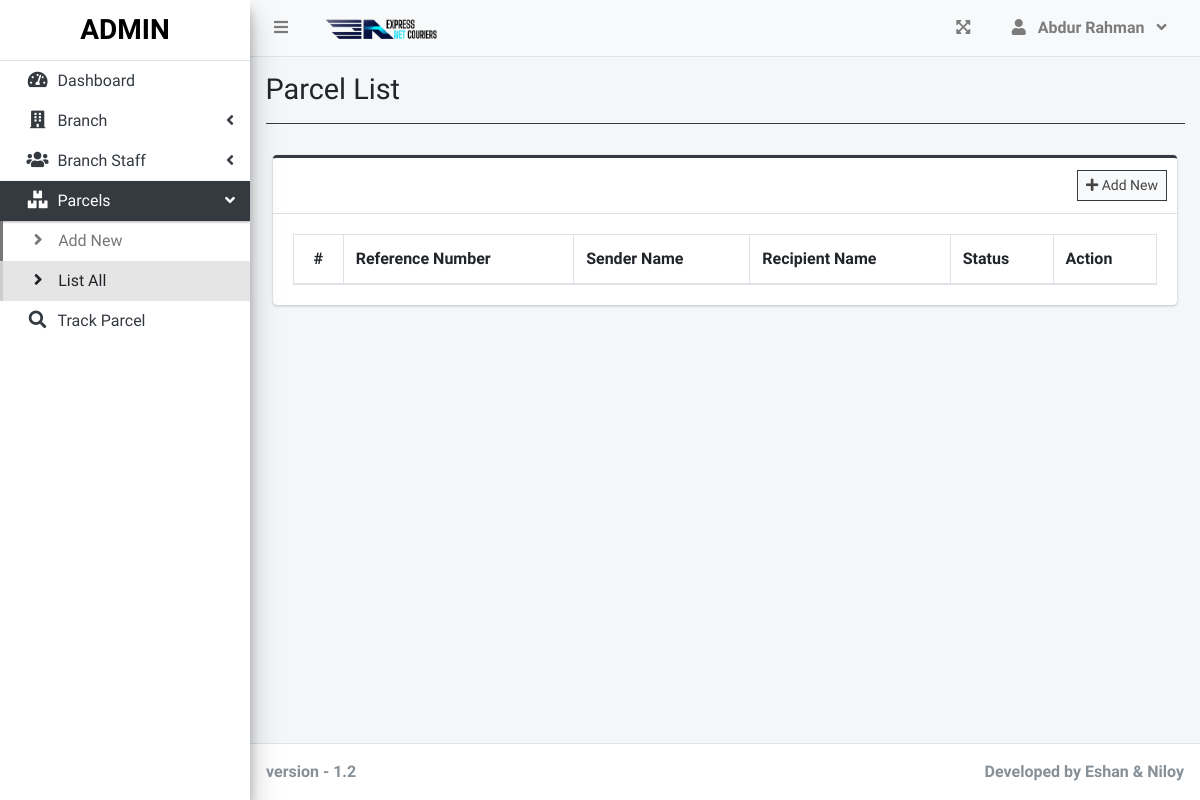
The page /index.php?page=parcel_list (signed in) on the database as committed earlier.
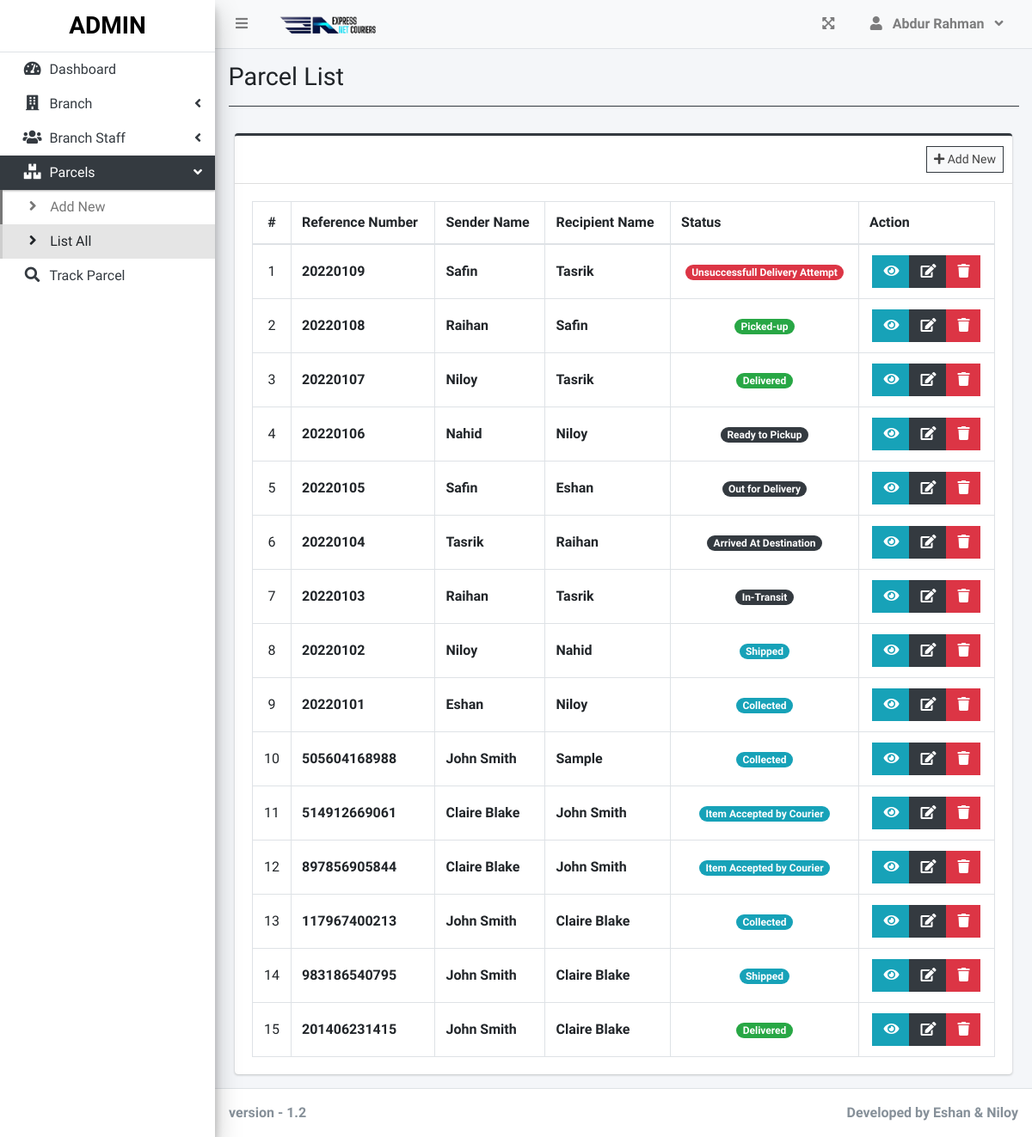
The same page on the database as committed later.
### tables this page shows
CREATE TABLE `parcels` (
  `id` int(30) NOT NULL,
  `reference_number` varchar(100) NOT NULL,
  `sender_name` text NOT NULL,
  `sender_address` text NOT NULL,
  `sender_contact` text NOT NULL,
  `recipient_name` text NOT NULL,
  `recipient_address` text NOT NULL,
  `recipient_contact` text NOT NULL,
  `type` int(1) NOT NULL COMMENT '1 = Deliver, 2=Pickup',
  `from_branch_id` varchar(30) NOT NULL,
  `to_branch_id` varchar(30) NOT NULL,
  `weight` varchar(100) NOT NULL,
  `height` varchar(100) NOT NULL,
  `width` varchar(100) NOT NULL,
  `length` varchar(100) NOT NULL,
  `price` float NOT NULL,
  `status` int(2) NOT NULL DEFAULT 0,
  `date_created` datetime NOT NULL DEFAULT current_timestamp()
);

### parcel_list.php (the view, shortened to what this page needs)
<?php include'db_connect.php' ?>
<div class="col-lg-12">
	<div class="card card-outline card-dark">
		<div class="card-header">
			<div class="card-tools">
				<a class="btn btn-block btn-sm btn-default btn-flat border-dark " href="./index.php?page=new_parcel"><i class="fa fa-plus"></i> Add New</a>
			</div>
		</div>
		<div class="card-body">
			<table class="table tabe-hover table-bordered" id="list">
				<thead>
					<tr>
						<th class="text-center">#</th>
						<th>Reference Number</th>
						<th>Sender Name</th>
						<th>Recipient Name</th>
						<th>Status</th>
						<th>Action</th>
					</tr>
				</thead>
				<tbody>
					<?php
					$i = 1;
					$where = "";
					$qry = $conn->query("SELECT * from parcels $where order by  unix_timestamp(date_created) desc ");
					while($row= $qry->fetch_assoc()):
					?>
					<tr>
						<td class="text-center"><?php echo $i++ ?></td>
						<td><b><?php echo ($row['reference_number']) ?></b></td>
						<td><b><?php echo ucwords($row['sender_name']) ?></b></td>
						<td><b><?php echo ucwords($row['recipient_name']) ?></b></td>
						<td class="text-center">
							<?php
							switch ($row['status']) {
								case '1':
									echo "<span class='badge badge-pill badge-info'> Collected</span>";
									break;
								case '2':
									echo "<span class='badge badge-pill badge-info'> Shipped</span>";
									break;
								case '3':
									echo "<span class='badge badge-pill badge-dark'> In-Transit</span>";
									break;
								case '4':
									echo "<span class='badge badge-pill badge-dark'> Arrived At Destination</span>";
									break;
								case '5':
									echo "<span class='badge badge-pill badge-dark'> Out for Delivery</span>";
									break;
								case '6':
									echo "<span class='badge badge-pill badge-dark'> Ready to Pickup</span>";
									break;
								case '7':
									echo "<span class='badge badge-pill badge-success'>Delivered</span>";
									break;
								case '8':
									echo "<span class='badge badge-pill badge-success'> Picked-up</span>";
									break;
								case '9':
									echo "<span class='badge badge-pill badge-danger'> Unsuccessfull Delivery Attempt</span>";
									break;
								default:
									echo "<span class='badge badge-pill badge-info'> Item Accepted by Courier</span>";
									break;
							}
							?>
						</td>
						<td class="text-center">
		                    <div class="btn-group">
		                    	<button type="button" class="btn btn-info btn-flat view_parcel" data-id="<?php echo $row['id'] ?>">
		                          <i class="fas fa-eye"></i>
		                        </button>
		                        <a href="index.php?page=edit_parcel&id=<?php echo $row['id'] ?>" class="btn btn-dark btn-flat ">
		                          <i class="fas fa-edit"></i>
		                        </a>
		                        <button type="button" class="btn btn-danger btn-flat delete_parcel" data-id="<?php echo $row['id'] ?>">
		                          <i class="fas fa-trash"></i>
		                        </button>
	                      </div>
						</td>
					</tr>
				<?php endwhile; ?>
				</tbody>
			</table>
		</div>
	</div>
</div>

### index.php (shortened to what this page needs)
<!DOCTYPE html>
<html lang="en">
<?php
	include 'header.php'
?>
<body class="hold-transition sidebar-mini layout-fixed layout-navbar-fixed layout-footer-fixed">
<div class="wrapper">
  <?php include 'topbar.php' ?>
  <?php include 'sidebar.php' ?>
  <div class="content-wrapper">
    <div class="content-header">
      <div class="container-fluid">
        <div class="row mb-2">
          <div class="col-sm-6">
            <h1 class="m-0"><?php echo $title ?></h1>
          </div>
        </div>
            <hr class="border-dark">
      </div>
    </div>
    <section class="content">
      <div class="container-fluid">
         <?php
            $page = isset($_GET['page']) ? $_GET['page'] : 'home';
            if(!file_exists($page.".php")){
                include '404.html';
            }else{
            include $page.'.php';
            }
          ?>
      </div>
    </section>
  </div>
  <footer class="main-footer">
    <strong>version - 1.2</strong>
    <div class="float-right d-none d-sm-inline-block">
      <b><?php echo $_SESSION['system']['name'] ?></b>
    </div>
  </footer>
</div>
</body>
</html>

### header.php (shortened to what this page needs)
<head>
  <?php
  $title = isset($_GET['page']) ? ucwords(str_replace("_", ' ', $_GET['page'])) : "Home";
  $title = str_replace("Persons Companies","Persons/Companies",$title);
  ?>
  <link rel="stylesheet" href="assets/plugins/fontawesome-free/css/all.min.css">
  <link rel="stylesheet" href="assets/plugins/overlayScrollbars/css/OverlayScrollbars.min.css">
  <link rel="stylesheet" href="assets/plugins/datatables-bs4/css/dataTables.bootstrap4.min.css">
  <link rel="stylesheet" href="assets/plugins/datatables-responsive/css/responsive.bootstrap4.min.css">
  <link rel="stylesheet" href="assets/plugins/datatables-buttons/css/buttons.bootstrap4.min.css">
  <link rel="stylesheet" href="assets/plugins/select2/css/select2.min.css">
  <link rel="stylesheet" href="assets/plugins/select2-bootstrap4-theme/select2-bootstrap4.min.css">
  <link rel="stylesheet" href="assets/plugins/sweetalert2-theme-bootstrap-4/bootstrap-4.min.css">
  <link rel="stylesheet" href="assets/plugins/toastr/toastr.min.css">
  <link rel="stylesheet" href="assets/plugins/dropzone/min/dropzone.min.css">
  <link rel="stylesheet" href="assets/dist/css/jquery.datetimepicker.min.css">
  <link rel="stylesheet" href="assets/plugins/icheck-bootstrap/icheck-bootstrap.min.css">
  <link rel="stylesheet" href="assets/plugins/bootstrap4-toggle/css/bootstrap4-toggle.min.css">
  <link rel="stylesheet" href="assets/dist/css/adminlte.min.css">
  <link rel="stylesheet" href="assets/dist/css/styles.css">
  <link rel="stylesheet" href="assets/plugins/summernote/summernote-bs4.min.css">
</head>

### topbar.php (shortened to what this page needs)
<nav class="main-header navbar navbar-expand navbar-light navbar-light">
  <ul class="navbar-nav">
    <?php if(isset($_SESSION['login_id'])): ?>
    <li class="nav-item">
      <a class="nav-link" data-widget="pushmenu" href="" role="button"><i class="fas fa-bars"></i></a>
    </li>
  <?php endif; ?>
    <li>
      <a class="nav-link text-white px-3 py-0"  href="./" role="button"> <img style="height: 100%;" src="assets/uploads/logo.png" alt=""></a>
    </li>
  </ul>
  <ul class="navbar-nav ml-auto">
    <li class="nav-item">
      <a class="nav-link" data-widget="fullscreen" href="#" role="button">
        <i class="fas fa-expand-arrows-alt"></i>
      </a>
    </li>
   <li class="nav-item dropdown">
          <a class="nav-link"  data-toggle="dropdown" aria-expanded="true" href="javascript:void(0)">
            <span>
              <div class="d-felx badge-pill">
                <span class="fa fa-user mr-2"></span>
                <span><b><?php echo ucwords($_SESSION['login_firstname']) ?></b></span>
                <span class="fa fa-angle-down ml-2"></span>
              </div>
            </span>
          </a>
    </li>
  </ul>
</nav>

### sidebar.php (shortened to what this page needs)
<aside class="main-sidebar sidebar-light-dark elevation-4">
  <div class="dropdown">
 	<a href="./" class="brand-link">
      <?php if($_SESSION['login_type'] == 1): ?>
      <h3 class="text-center p-0 m-0"><b>ADMIN</b></h3>
      <?php else: ?>
      <h3 class="text-center p-0 m-0"><b>STAFF</b></h3>
      <?php endif; ?>
  </a>
  </div>
  <div class="sidebar pb-4 mb-4">
    <nav class="mt-2">
      <ul class="nav nav-pills nav-sidebar flex-column nav-flat" data-widget="treeview" role="menu" data-accordion="false">
        <li class="nav-item dropdown">
          <a href="./" class="nav-link nav-home">
            <i class="nav-icon fas fa-tachometer-alt"></i>
            <p>
              Dashboard
            </p>
          </a>
        </li>
        <?php if($_SESSION['login_type'] == 1): ?>
        <li class="nav-item">
          <a href="#" class="nav-link nav-edit_branch">
            <i class="nav-icon fas fa-building"></i>
            <p>
              Branch
              <i class="right fas fa-angle-left"></i>
            </p>
          </a>
        </li>
        <li class="nav-item">
          <a href="#" class="nav-link nav-edit_staff">
            <i class="nav-icon fas fa-users"></i>
            <p>
              Branch Staff
              <i class="right fas fa-angle-left"></i>
            </p>
          </a>
        </li>
      <?php endif; ?>
        <li class="nav-item">
          <a href="#" class="nav-link nav-edit_parcel">
            <i class="nav-icon fas fa-boxes"></i>
            <p>
              Parcels
              <i class="right fas fa-angle-left"></i>
            </p>
          </a>
          <ul class="nav nav-treeview">
            <li class="nav-item">
              <a href="./index.php?page=new_parcel" class="nav-link nav-new_parcel tree-item">
                <i class="fas fa-angle-right nav-icon"></i>
                <p>Add New</p>
              </a>
            </li>
            <li class="nav-item">
              <a href="./index.php?page=parcel_list" class="nav-link nav-parcel_list nav-sall tree-item">
                <i class="fas fa-angle-right nav-icon"></i>
                <p>List All</p>
              </a>
            </li>
          </ul>
        </li>
         <li class="nav-item dropdown">
          <a href="./index.php?page=track" class="nav-link nav-track">
            <i class="nav-icon fas fa-search"></i>
            <p>
              Track Parcel
            </p>
          </a>
        </li>
      </ul>
    </nav>
  </div>
</aside>

### parcel_list.php (style rules this page uses)
table td { vertical-align: middle !important; }

Rows that differ between the two databases and show on the page:
added parcels: reference_number "20220109", sender_name "Safin", recipient_name "Tasrik", status "Unsuccessfull Delivery Attempt"
added parcels: reference_number "20220108", sender_name "Raihan", recipient_name "Safin", status "Picked-up"
added parcels: reference_number "20220107", sender_name "Niloy", recipient_name "Tasrik", status "Delivered"
added parcels: reference_number "20220106", sender_name "Nahid", recipient_name "Niloy", status "Ready to Pickup"
added parcels: reference_number "20220105", sender_name "Safin", recipient_name "Eshan", status "Out for Delivery"
added parcels: reference_number "20220104", sender_name "Tasrik", recipient_name "Raihan", status "Arrived At Destination"
added parcels: reference_number "20220103", sender_name "Raihan", recipient_name "Tasrik", status "In-Transit"
added parcels: reference_number "20220102", sender_name "Niloy", recipient_name "Nahid", status "Shipped"
added parcels: reference_number "20220101", sender_name "Eshan", recipient_name "Niloy", status "Collected"
added parcels: reference_number "505604168988", sender_name "John Smith", recipient_name "Sample", status "Collected"
added parcels: reference_number "514912669061", sender_name "Claire Blake", recipient_name "John Smith", status "Item Accepted by Courier"
added parcels: reference_number "897856905844", sender_name "Claire Blake", recipient_name "John Smith", status "Item Accepted by Courier"
added parcels: reference_number "117967400213", sender_name "John Smith", recipient_name "Claire Blake", status "Collected"
added parcels: reference_number "983186540795", sender_name "John Smith", recipient_name "Claire Blake", status "Shipped"
added parcels: reference_number "201406231415", sender_name "John Smith", recipient_name "Claire Blake", status "Delivered"
